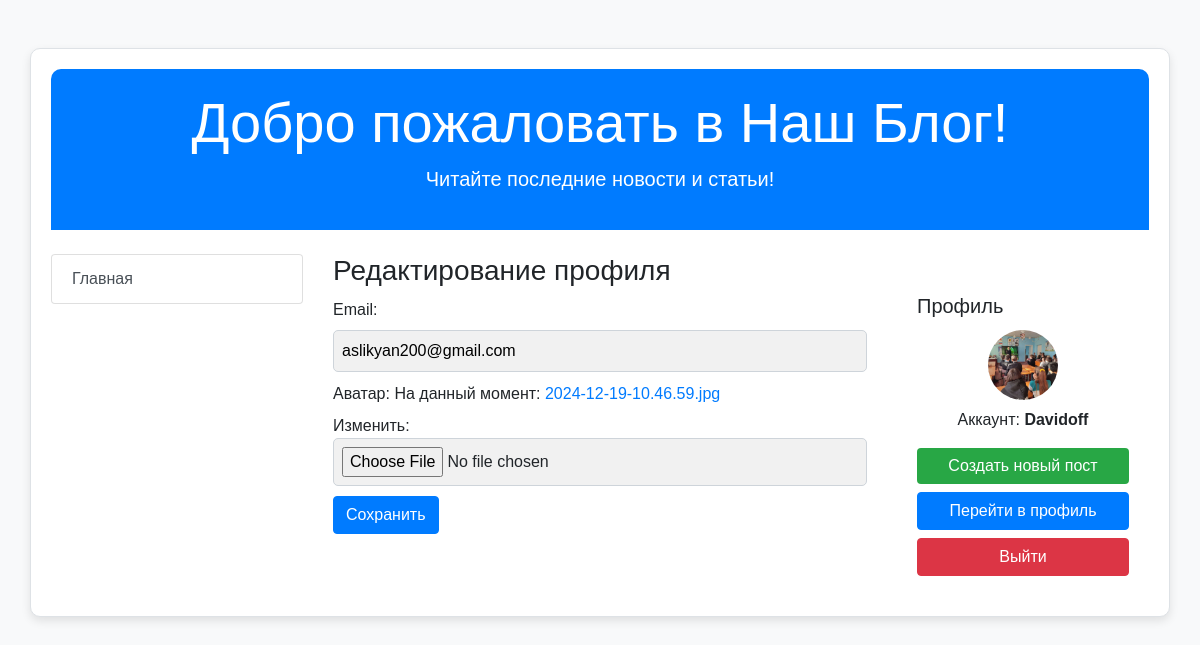
Screenshot of /miniblog/edit-profile/ (signed in) with the database file from the repository.
### miniblog/models.py (models this page shows)
class User(AbstractUser):
    username = models.CharField(max_length=200, verbose_name='Имя пользователя', unique=True)
    email = models.EmailField(max_length=200, verbose_name='Email', unique=True)
    password = models.CharField(max_length=200, verbose_name='Пароль')
    avatar = models.FileField(verbose_name='Аватар', blank=False)
    USERNAME_FIELD = 'username'
    def __str__(self):
        return self.username

### miniblog/views.py (the view)
# urls.py: path('edit-profile/', edit_profile, name='edit-profile'),
@login_required
def edit_profile(request):
    if request.method == 'POST':
        form = EditUserForm(request.POST, request.FILES, instance=request.user)
        if form.is_valid():
            form.save()
            return redirect('miniblog:profile')
    else:
        form = EditUserForm(instance=request.user)
    return render(request, 'edit_profile.html', {'form': form})

### miniblog/forms.py (shortened to what this page needs)
class EditUserForm(forms.ModelForm):
    class Meta:
        model = User
        fields = ['email', 'avatar']

### miniblog/templates/edit_profile.html (shortened to what this page needs)
{% extends "layout/basic.html" %}
{% block content %}
    <h3>Редактирование профиля</h3>
    <form method="post" novalidate enctype="multipart/form-data" class="mt-1">
        {{ form.as_p }}
        <button type="submit" class="btn btn-primary">Сохранить</button>
    </form>
{% endblock %}

### miniblog/templates/layout/basic.html (shortened to what this page needs)
<!doctype html>
<html lang="ru">
<head>
    {% load bootstrap4 %}
    {% bootstrap_css %}
    {% load static %}
    <link rel="stylesheet" href="{% static 'css/styles.css' %}"/>
</head>
<body>
<div class="container mt-5">
    <header class="text-center mb-4">
        <h1 class="display-4">Добро пожаловать в Наш Блог!</h1>
        <p class="lead">Читайте последние новости и статьи!</p>
    </header>
    <div class="row">
        <nav class="col-md-3">
            {% block sidebar %}
                <div class="list-group">
                    <a href="{% url 'miniblog:index' %}" class="list-group-item list-group-item-action">Главная</a>
                </div>
            {% endblock %}
        </nav>
        <main class="col-md-6">
            {% block content %}{% endblock %}
        </main>
        <aside class="col-md-3">
            <div class="card">
                <div class="card-body">
                    <h5 class="card-title">Профиль</h5>
                    {% if user.is_authenticated %}
                        <div class="text-center">
                            {% if user.avatar %}
                                <img src="{{ user.avatar.url }}" alt="{{ user.avatar.title }}" class="img-fluid rounded-circle" style="width: 70px; height: 70px;"/>
                            {% else %}
                                <div class="bg-light rounded-circle" style="width: 70px; height: 70px;"></div>
                            {% endif %}
                            <p class="mt-2">Аккаунт: <strong>{{ user }}</strong></p>
                        </div>
                        <a href="{% url 'miniblog:create_post' %}" class="btn btn-success btn-block">Создать новый пост</a>
                        <a href="{% url 'miniblog:profile' %}" class="btn btn-primary btn-block">Перейти в профиль</a>
                        <a href="{% url 'miniblog:logout' %}" class="btn btn-danger btn-block">Выйти</a>
                    {% else %}
                        <a href="{% url 'miniblog:login' %}" class="btn btn-success btn-block">Войти</a>
                        <a href="{% url 'miniblog:register' %}" class="btn btn-secondary btn-block">Регистрация</a>
                    {% endif %}
                </div>
            </div>
        </aside>
    </div>
</div>
</body>
</html>

### miniblog/static/css/styles.css (style rules this page uses)
body { background-color: #f8f9fa; font-family: 'Arial', sans-serif; }
.container { border: 1px solid #dee2e6; border-radius: 10px; box-shadow: 0 4px 10px rgba(0, 0, 0, 0.1); background-color: #ffffff; padding: 20px; }
form > p { margin: 10px 0; }
form > p > input, form > p > select { padding: 8px; border-radius: 5px; border: 1px solid #ced4da; background-color: #f1f1f1; width: 100%; box-sizing: border-box; }
header { background-color: #007bff; color: #ffffff; padding: 20px; border-radius: 10px 10px 0 0; }
.list-group-item { transition: background-color 0.3s; }
.card { margin-top: 20px; border: none; }
.btn-success { background-color: #28a745; border: none; }
.img-fluid { max-width: 100%; height: auto; border-radius: 10px; object-fit: cover; }

### rows the page displays
User: email "aslikyan200@gmail.com", avatar (picture), username "Davidoff"
